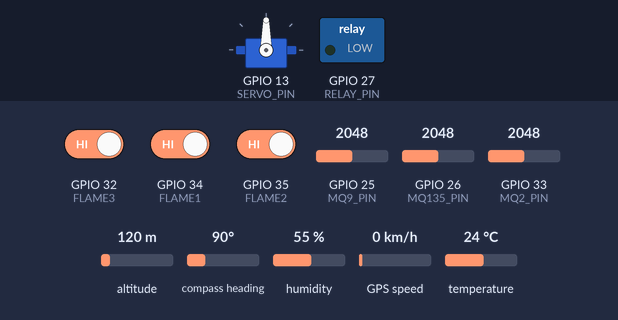
This sketch was run on a simulated ESP32. On the bench: servo, switched loads named in the sketch (green lamp = pin HIGH). The test bench sets the inputs (shaded band); at power-on: GPIO 32 (FLAME3) HIGH, GPIO 25 (MQ9_PIN) = 2048, GPIO 26 (MQ135_PIN) = 2048, GPIO 33 (MQ2_PIN) = 2048, GPIO 34 (FLAME1) HIGH, GPIO 35 (FLAME2) HIGH, altitude 120 m, compass heading 90°, humidity 55 %, GPS speed 0 km/h, temperature 24 °C. WiFi joins after 1.5 s; servers stay silent unless stated; random numbers use the default seed unless the sketch sets one; the GPS gets a fix after 3 s at 37.7749, -122.4194 with 8 satellites; no MQTT or app messages arrive unless stated; what the sketch prints to the serial monitor is not drawn.

Above: at 2.7 s.
2.8 s: GPIO 32 (FLAME3) driven LOW
At 2.95 s:
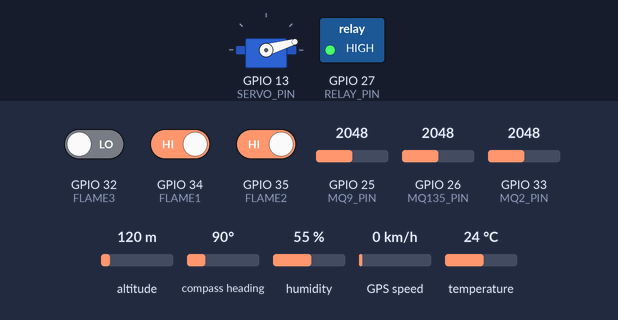
At 3.55 s:
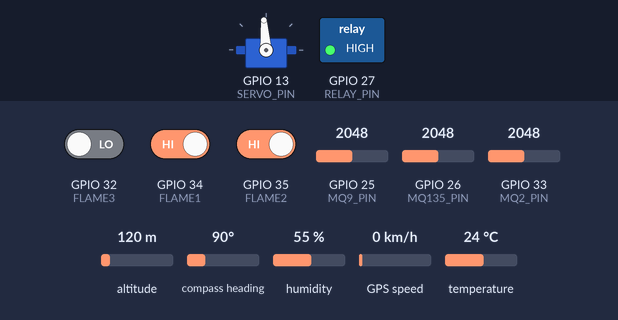
6.3 s: GPIO 25 (MQ9_PIN) set to 2866
At 9.22 s:
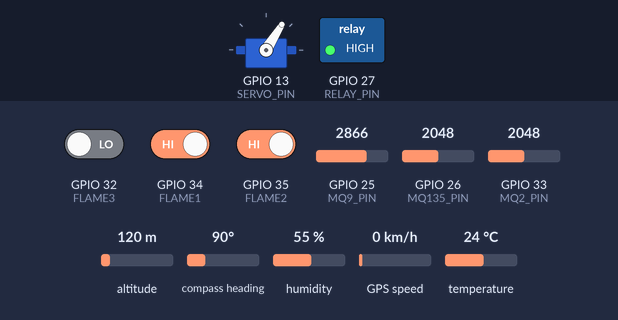
10.2 s: GPIO 26 (MQ135_PIN) set to 1556
At 10.43 s:
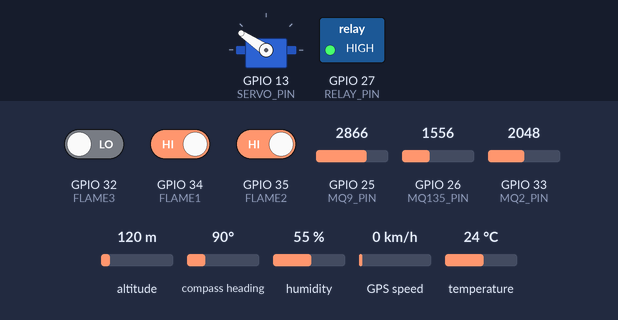
13.7 s: GPIO 26 (MQ135_PIN) set to 1460
22.1 s: GPIO 33 (MQ2_PIN) set to 1971
32.9 s: GPIO 25 (MQ9_PIN) set to 1460
Timing chart, 0 to 41.0 s (numbered marks = the images above; inputs shaded):
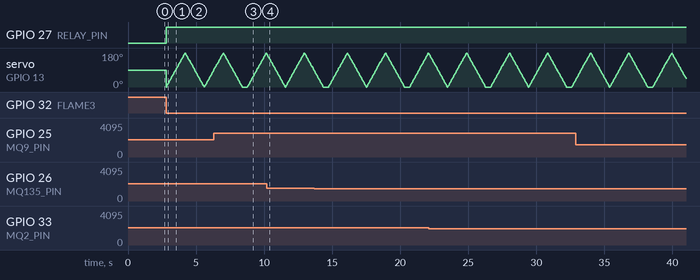

The sketch:

3esp.ino
```cpp
/*
   ================================================================================
   ESP32 ROVER - SYSTEM 3 (FIRE FIGHTING, GPS & ENV SENSORS)
   ================================================================================

   GLOBAL ROVER SYSTEM FEATURE MAP:

   1. ESP1 (Control, Siren & Robotic Arm) Features:
      1.1. BTS7960 Motor Driver Control (Forward, Backward, Left, Right, Speed)
      1.2. Alert Buzzer/Siren System (Gas alarm, Human beep, Fire, Low battery, SOS, Obstacle)
      1.3. Integrated Web UI for manual driving & manual alarm triggers
      1.4. Non-Blocking MQTT Command Listener (controls motor, plays alarm tones, controls robotic arm & pan-tilt servos)
      1.5. 2-Axis Pan-Tilt Servo Controller (For camera/scanner alignment)
      1.6. Front & Back Obstacle Avoidance (Ultrasonic safety auto-reverse and auto-advance overrides)
      1.7. 4-Axis Robotic Arm Control (Base, Shoulder, Elbow, Gripper servos on ESP1)

   2. ESP2 (SD Card Log Vault & Telegram Bot) Features:
      2.1. VSPI-based SD Card Data Logging (CSV format with auto-headers)
      2.2. Web-based File Manager UI (View files, Download logs, Delete files)
      2.3. Live Diagnostics Dashboard (AJAX updates for temperature, humidity, GPS, fire status)
      2.4. Non-Blocking MQTT Logger (receives and logs all node telemetry)
      2.5. Telegram Bot Interface (Direct system commands, manual checks, live diagnostics)
      2.6. Periodic 10-Second Location Tracker (Sends actual GPS location to Telegram)

   3. ESP3 (Sensors & Firefighter) Features:
      3.1. Flame Sensor Alarm System (3x flame detectors triggering spray pump relay)
      3.2. Sweeping Servo Nozzle (automatic 0-180 firefighting sweeps)
      3.3. NEO-6M GPS Tracker (TinyGPS++ live positioning and status coordinates)
      3.4. Weather Monitor (DHT11 Temperature & Humidity tracker)
      3.5. Smart Gas Monitor (MQ2, MQ9, MQ135 for Smoke, CO, Flammable Gas, Air Quality)
      3.6. Non-Blocking MQTT Publisher (broadcasts environmental, location, gas, and fire status)
      3.7. Inter-Node Alert link (signals ESP1's siren to play alarm automatically upon fire detection)

   --------------------------------------------------------------------------------
   DEVICE CONFIGURATION (ESP3 SPECIFICS):
   - Flame Sensors:
     - FLAME1 -> GPIO 34 (Digital)
     - FLAME2 -> GPIO 35 (Digital)
     - FLAME3 -> GPIO 32 (Digital)
   - Pump/Sprayer Relay:
     - Pin -> GPIO 27 (Digital Output)
   - Sweeping Servo:
     - Pin -> GPIO 13 (PWM)
   - NEO-6M GPS Module:
     - GPS TX -> GPIO 16 (ESP32 RX2)
     - GPS RX -> GPIO 17 (ESP32 TX2)
   - DHT11 Sensor:
     - Pin -> GPIO 4 (Digital)
   - Gas Sensors (MQ2, MQ9, MQ135):
     - MQ2 -> GPIO 33
     - MQ9 -> GPIO 25
     - MQ135 -> GPIO 26

   MQTT TOPICS:
   - Subscribed Topics:
     - None (Publisher node)
   - Published Topics:
     - "rover/sensors/dht"    (Payload: {"temp":XX.X,"hum":YY.Y})
     - "rover/sensors/gps"    (Payload: {"lat":XX.XXXX,"lon":YY.YYYY,"speed":S.S,"sat":N,"valid":bool})
     - "rover/sensors/fire"   (Payload: ON / OFF)
     - "rover/siren/cmd"     (Payload: "fire" / "stop" to sound ESP1's siren)

   ================================================================================
*/

#include <WiFi.h>
#include <PubSubClient.h>
#include <ESP32Servo.h>
#include <TinyGPSPlus.h>
#include <DHT.h>

// ==========================================
// WIFI & MQTT CONFIGURATION
// ==========================================
const char* ssid          = "sim";
const char* password      = "simple12";
const char* mqtt_server   = "broker.hivemq.com"; // Public Broker from your settings
const int mqtt_port       = 1883;

WiFiClient espClient;
PubSubClient mqttClient(espClient);

// ==========================================
// FLAME SENSOR & FIRE SUPPRESSION PINS
// ==========================================
#define FLAME1 34
#define FLAME2 35
#define FLAME3 32

#define RELAY_PIN 27
#define SERVO_PIN 13

Servo sprayServo;
bool wasFireActive = false;
bool wasGasSirenActive = false;

// ==========================================
// GPS NEO-6M HARDWARE SERIAL CONFIG
// ==========================================
TinyGPSPlus gps;
HardwareSerial gpsSerial(2); // Use UART2
#define GPS_RX 16            // ESP32 RX <- GPS TX
#define GPS_TX 17            // ESP32 TX -> GPS RX

// ==========================================
// DHT11 CONFIGURATION
// ==========================================
#define DHTPIN 4
#define DHTTYPE DHT11
DHT dht(DHTPIN, DHTTYPE);

// ==========================================
// GAS SENSORS CONFIGURATION
// ==========================================
#define MQ2_PIN    33
#define MQ9_PIN    25
#define MQ135_PIN  26

float mq2Value = 0;
float mq9Value = 0;
float mq135Value = 0;

String mq2Status = "";
String mq9Status = "";
String mq135Status = "";
String overallStatus = "";

// Timer variables for periodic sensor publishing
unsigned long lastPublishTime = 0;

// ==========================================
// CUSTOM NON-BLOCKING DELAY FOR GPS & MQTT
// ==========================================
// This processes serial GPS sentences and MQTT keepalives during delay loops
void gpsDelay(unsigned long ms) {
  unsigned long start = millis();
  do {
    // Process incoming GPS bytes
    while (gpsSerial.available() > 0) {
      gps.encode(gpsSerial.read());
    }
    // Process MQTT loop
    if (mqttClient.connected()) {
      mqttClient.loop();
    }
    delay(1);
  } while (millis() - start < ms);
}

// ==========================================
// GAS SENSOR FUNCTIONS
// ==========================================
float readAverage(int pin) {
  long total = 0;
  for (int i = 0; i < 20; i++) {
    total += analogRead(pin);
    gpsDelay(5);
  }
  return total / 20.0;
}

void analyzeSensors() {
  if (mq2Value < 1200) mq2Status = "SAFE";
  else if (mq2Value < 2000) mq2Status = "WARNING";
  else mq2Status = "DANGEROUS SMOKE/GAS";

  if (mq9Value < 1500) mq9Status = "SAFE";
  else if (mq9Value < 2200) mq9Status = "GAS DETECTED";
  else mq9Status = "HIGH FLAMMABLE GAS";

  if (mq135Value < 1500) mq135Status = "AIR QUALITY GOOD";
  else if (mq135Value < 2500) mq135Status = "POLLUTED AIR";
  else mq135Status = "HEAVY SMOKE / VOC";

  if (mq2Value > 2000 && mq135Value > 2500) overallStatus = "FIRE / HEAVY SMOKE POSSIBLE";
  else if (mq135Value > 2500) overallStatus = "CHEMICAL / VOC DETECTED";
  else if (mq9Value > 2200) overallStatus = "FLAMMABLE GAS DETECTED";
  else overallStatus = "ENVIRONMENT NORMAL";
}

// ==========================================
// FIRE FIGHTING FUNCTIONS
// ==========================================
bool isFireDetected() {
  // Sensors go LOW when infrared/flame is detected
  bool fire1 = digitalRead(FLAME1) == LOW;
  bool fire2 = digitalRead(FLAME2) == LOW;
  bool fire3 = digitalRead(FLAME3) == LOW;
  return (fire1 || fire2 || fire3);
}

void stopSystem() {
  digitalWrite(RELAY_PIN, LOW);
  sprayServo.write(90); // Center the nozzle

  if (wasFireActive) {
    Serial.println("FIRE EXTINGUISHED / NO DANGER");
    if (mqttClient.connected()) {
      mqttClient.publish("rover/sensors/fire", "OFF", true);
      mqttClient.publish("rover/siren/cmd", "stop", true);
    }
    wasFireActive = false;
  }
}

void runFireFighting() {
  if (isFireDetected()) {
    if (!wasFireActive) {
      Serial.println("CRITICAL: FIRE DETECTED!");
      if (mqttClient.connected()) {
        mqttClient.publish("rover/sensors/fire", "ON", true);
        // Command ESP1 to trigger the fire siren
        mqttClient.publish("rover/siren/cmd", "fire", true);
      }
      wasFireActive = true;
    }

    // Turn on the water pump relay
    digitalWrite(RELAY_PIN, HIGH);

    // Sweep Left -> Right
    for (int pos = 0; pos <= 180; pos += 2) {
      sprayServo.write(pos);
      gpsDelay(15); // Custom delay feeds GPS buffer

      if (!isFireDetected()) {
        stopSystem();
        return;
      }
    }

    // Sweep Right -> Left
    for (int pos = 180; pos >= 0; pos -= 2) {
      sprayServo.write(pos);
      gpsDelay(15);

      if (!isFireDetected()) {
        stopSystem();
        return;
      }
    }
  } else {
    stopSystem();
  }
}

// ==========================================
// PUBLISH SENSOR TELEMETRY OVER MQTT
// ==========================================
void publishSensors() {
  unsigned long now = millis();
  // Read and publish every 5 seconds
  if (now - lastPublishTime >= 5000 || lastPublishTime == 0) {
    lastPublishTime = now;

    // 1. Read DHT11 Temperature & Humidity
    float t = dht.readTemperature();
    float h = dht.readHumidity();

    if (!isnan(t) && !isnan(h)) {
      String dhtJson = "{\"temp\":" + String(t, 1) + ",\"hum\":" + String(h, 1) + "}";
      if (mqttClient.connected()) {
        mqttClient.publish("rover/sensors/dht", dhtJson.c_str(), true);
      }
      Serial.println("Published DHT data: " + dhtJson);
    } else {
      Serial.println("DHT11 read failure!");
    }

    // 2. Read TinyGPS++ Variables
    // Feed the parser with anything waiting in buffer
    while (gpsSerial.available() > 0) {
      gps.encode(gpsSerial.read());
    }

    bool validFix = gps.location.isValid();
    double latVal = validFix ? gps.location.lat() : 0.0;
    double lonVal = validFix ? gps.location.lng() : 0.0;
    double speedVal = validFix ? gps.speed.kmph() : 0.0;
    int satVal = validFix ? gps.satellites.value() : 0;

    String gpsJson = "{\"lat\":" + String(latVal, 6) +
                     ",\"lon\":" + String(lonVal, 6) +
                     ",\"speed\":" + String(speedVal, 1) +
                     ",\"sat\":" + String(satVal) +
                     ",\"valid\":" + String(validFix ? "true" : "false") + "}";

    if (mqttClient.connected()) {
      mqttClient.publish("rover/sensors/gps", gpsJson.c_str(), true);
    }
    Serial.println("Published GPS data: " + gpsJson);

    // 3. Read and Publish Gas Data
    mq2Value = readAverage(MQ2_PIN);
    mq9Value = readAverage(MQ9_PIN);
    mq135Value = readAverage(MQ135_PIN);
    analyzeSensors();

    String gasJson = "{\"mq2\":{\"val\":" + String(mq2Value, 0) + ",\"stat\":\"" + mq2Status + "\"}," +
                     "\"mq9\":{\"val\":" + String(mq9Value, 0) + ",\"stat\":\"" + mq9Status + "\"}," +
                     "\"mq135\":{\"val\":" + String(mq135Value, 0) + ",\"stat\":\"" + mq135Status + "\"}," +
                     "\"overall\":\"" + overallStatus + "\"}";

    if (mqttClient.connected()) {
      mqttClient.publish("rover/sensors/gas", gasJson.c_str(), true);

      // Auto-trigger gas siren warning on ESP1 if gas levels rise to dangerous range
      bool isGasDangerous = (mq2Value > 550) || (mq9Value > 2200) || (mq135Value > 3300);
      if (isGasDangerous) {
        if (!wasGasSirenActive) {
          mqttClient.publish("rover/siren/cmd", "gas", true);
          wasGasSirenActive = true;
        }
      } else {
        if (wasGasSirenActive) {
          mqttClient.publish("rover/siren/cmd", "stop", true);
          wasGasSirenActive = false;
        }
      }
    }
    Serial.println("Published Gas data: " + gasJson);
  }
}

// ==========================================
// NON-BLOCKING MQTT CONNECTION
// ==========================================
unsigned long lastMqttAttempt = 0;
void handleMqtt() {
  if (!mqttClient.connected()) {
    unsigned long now = millis();
    if (now - lastMqttAttempt > 5000 || lastMqttAttempt == 0) {
      lastMqttAttempt = now;
      Serial.print("Connecting to MQTT server [");
      Serial.print(mqtt_server);
      Serial.print("]...");

      String clientId = "ESP32_Rover_3_Sensors_" + String(random(0xffff), HEX);
      if (mqttClient.connect(clientId.c_str())) {
        Serial.println(" Connected!");
        mqttClient.publish("rover/sensors/fire", wasFireActive ? "ON" : "OFF", true);
      } else {
        Serial.print(" Connection failed, state = ");
        Serial.println(mqttClient.state());
      }
    }
  } else {
    mqttClient.loop();
  }
}

// ==========================================
// SETUP
// ==========================================
void setup() {
  Serial.begin(115200);
  analogSetAttenuation(ADC_11db);

  // Initialize sensors & relay pins
  pinMode(FLAME1, INPUT);
  pinMode(FLAME2, INPUT);
  pinMode(FLAME3, INPUT);
  pinMode(RELAY_PIN, OUTPUT);
  digitalWrite(RELAY_PIN, LOW); // Relay off initially

  // Setup sweeping servo
  sprayServo.setPeriodHertz(50);
  sprayServo.attach(SERVO_PIN, 500, 2400);
  sprayServo.write(90); // Center position

  // Initialize DHT11 sensor
  dht.begin();

  // Initialize GPS Serial port (9600 baud, UART2)
  gpsSerial.begin(9600, SERIAL_8N1, GPS_RX, GPS_TX);

  // WiFi Connection
  WiFi.begin(ssid, password);
  Serial.println();
  Serial.print("Connecting to WiFi: ");
  Serial.println(ssid);

  int attempts = 0;
  while (WiFi.status() != WL_CONNECTED && attempts < 20) {
    delay(500);
    Serial.print(".");
    attempts++;
  }

  if (WiFi.status() == WL_CONNECTED) {
    Serial.println("\nWiFi Connected!");
    Serial.print("IP Address: ");
    Serial.println(WiFi.localIP());
  } else {
    Serial.println("\nWiFi Connection failed! Working in Offline / Local AP mode...");
  }

  // Setup MQTT client
  mqttClient.setServer(mqtt_server, mqtt_port);

  Serial.println("==================================");
  Serial.println("ESP32 FRONT SCOUT & SENSORS READY");
  Serial.println("==================================");
}

// ==========================================
// LOOP
// ==========================================
void loop() {
  // Feed GPS parser
  while (gpsSerial.available() > 0) {
    gps.encode(gpsSerial.read());
  }

  handleMqtt();
  runFireFighting();
  publishSensors();
}
```

Measured:
- after the input at 2.8 s, GPIO 27 (RELAY_PIN): LOW → HIGH at once
